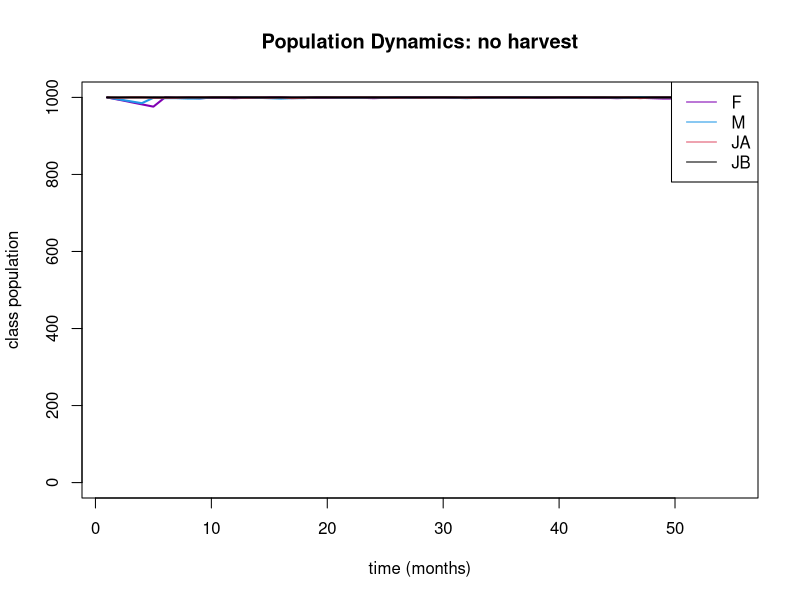

Source code (R):
library(Matrix)

bmF=.006854
bmM=.005781
bmNBA=.005056
bmNBB=.02
mean_hatch=447.5
diff_hatch=205
surv=.00021
delay_f=6
delay_j=5
m_growth=7
hf=0
hm=0
hnb=0

#To do: create a vector lowest to store the lowest rank on each anemone

n=55
ranks=5
K=1000
pop_init=data.frame('F'=1000,'M'=1000,'NBA'=1000,'NBB'=1000,'L'=0)

mF=hf+bmF
mM=hm+bmM
mNBA=hnb+bmNBA
mNBB=hnb+bmNBB

#reproductive parameters
B=mean_hatch+.5*diff_hatch
S=max(0,mean_hatch-.5*diff_hatch)

#initialize matrices to store data
dynamics=array(data=0,dim=c(n,ranks,K),dimnames=list(NULL,c('F','M','NBA','NBB','L'),NULL))
harvest=matrix(nrow=n,ncol=ranks-1)
colnames(harvest)=c('F','M','NBA','NBB')

#allocate initial population to anemones -- fix to require saturation from above?
new_f=sample(c(1:K),pop_init$F,replace=FALSE)
dynamics[1,1,new_f]=1

new_m=sample(c(1:K),pop_init$M,replace=FALSE)
dynamics[1,2,new_m]=1

new_nba=sample(c(1:K),pop_init$NBA,replace=FALSE)
dynamics[1,3,new_nba]=1

new_nbb=sample(c(1:K),pop_init$NBB,replace=FALSE)
dynamics[1,4,new_nbb]=1

#run simulation over time
for(i in 2:n){
  
  fmort=sample(c(1:K),size=mF*K)
  mmort=sample(c(1:K),size=mM*K)
  nbamort=sample(c(1:K),size=mNBA*K)
  nbbmort=sample(c(1:K),size=mNBB*K)
  
  for(anem in 1:K){
    
    #mortality (incl. harvest) +growth
    # if(rbinom(1,1,prob=mF)==1) dynamics[i,'F',anem]=0
    # else if (dynamics[(i-1),'F',anem]!=0) dynamics[i,'F',anem]=dynamics[(i-1),'F',anem]+1
    # 
    # if(rbinom(1,1,prob=mM)==1) dynamics[i,'M',anem]=0
    # else if (dynamics[(i-1),'M',anem]!=0) dynamics[i,'M',anem]=dynamics[(i-1),'M',anem]+1
    # 
    # if(rbinom(1,1,prob=mNBA)==1) dynamics[i,'NBA',anem]=0
    # else if (dynamics[(i-1),'NBA',anem]!=0) dynamics[i,'NBA',anem]=dynamics[(i-1),'NBA',anem]+1
    # 
    # if(rbinom(1,1,prob=mNBB)==1) dynamics[i,'NBB',anem]=0
    # else if (dynamics[(i-1),'NBB',anem]!=0) dynamics[i,'NBB',anem]=dynamics[(i-1),'NBB',anem]+1
    
    if(anem %in% fmort) dynamics[i,'F',anem]=0
    else if (dynamics[(i-1),'F',anem]!=0) dynamics[i,'F',anem]=dynamics[(i-1),'F',anem]+1

    if(anem %in% mmort) dynamics[i,'M',anem]=0
    else if (dynamics[(i-1),'M',anem]!=0) dynamics[i,'M',anem]=dynamics[(i-1),'M',anem]+1

    if(anem %in% nbamort) dynamics[i,'NBA',anem]=0
    else if (dynamics[(i-1),'NBA',anem]!=0) dynamics[i,'NBA',anem]=dynamics[(i-1),'NBA',anem]+1

    if(anem %in% nbbmort) dynamics[i,'NBB',anem]=0
    else if (dynamics[(i-1),'NBB',anem]!=0) dynamics[i,'NBB',anem]=dynamics[(i-1),'NBB',anem]+1
    
    #transition (change the order to prevent cascades in one timestep)
    
    #M to F
    if(dynamics[i,'F',anem]==0){
      if(dynamics[i,'M',anem]>delay_f-1){
        dynamics[i,'F',anem]=1
        dynamics[i,'M',anem]=0
      }
    }
    
    #NBA to M
    if(dynamics[i,'M',anem]==0){
      if(dynamics[i,'NBA',anem]>delay_j-1){
        dynamics[i,'M',anem]=1
        dynamics[i,'NBA',anem]=0
      }
    }
    
    #NBB to NBA
    if(dynamics[i,'NBA',anem]==0){
      if(dynamics[i,'NBB',anem]>0){
        dynamics[i,'NBA',anem]=1
        dynamics[i,'NBB',anem]=0
      }
    }
    
    #reproduction
    if(dynamics[i,1,anem]>0){       #if there's a F in the anemone
      if(dynamics[i,2,anem]>0){     #if there's a M in the anemone
        if(dynamics[i,2,anem]>m_growth-1){
          dynamics[i,'L',anem]=B
        }
        else dynamics[i,'L',anem]=S
      }
    }
  }
  
  #larval survival and settlement
  larvae=surv*sum(dynamics[i,'L',])
  
  #Way 1: each larva only has one chance to settle: if it picks an occupied anem, it dies
  # if(larvae>=1){
  #   for(larva in 1:larvae){
  #     home=sample(c(1:K),1)
  #     if(dynamics[i,'NBB',home]==0) dynamics[i,'NBB',home]=1
  #   }
  # }
  
  #Way 2: fill as many empty spaces as there are larvae (i.e. a larva wanders til it finds an empty space)
  empty=which(dynamics[i,'NBB',]==0)
  homes=sample(empty,min(larvae,length(empty)))
  dynamics[i,'NBB',homes]=1
}

#create matrix pop to collate rank totals at each timestep (and match stage-structured model output)
pop=data.frame('F'=rep(NA,n),'M'=rep(NA,n),'NBA'=rep(NA,n),'NBB'=rep(NA,n))
for(i in 1:n){
  pop[i,'F']=nnzero(dynamics[i,'F',1:K])
  pop[i,'M']=nnzero(dynamics[i,'M',1:K])
  pop[i,'NBA']=nnzero(dynamics[i,'NBA',1:K])
  pop[i,'NBB']=nnzero(dynamics[i,'NBB',1:K])
}


gen<-c(1:n)
totalF=pop[,1]
totalM=pop[,2]
totalJA=pop[,3]
totalJB=pop[,4]
totalJ=totalJA+totalJB

plot(gen,totalF, ylim=c(0,K), type="l", lwd=2, col=rgb(.5,0,.7),
     xlab='time (months)',ylab='class population')
title(main='Population Dynamics: no harvest')
lines(gen,totalM,type="l",col=4, lwd=2)
lines(gen,totalJA,type="l",col=2, lwd=2)
lines(gen,totalJB,type="l",col=1, lwd=2)
legend("topright",c('F','M','JA','JB'),col=c(rgb(.5,0,.7),4,2,1),lty=c(1,1,1,1),cex=1)
